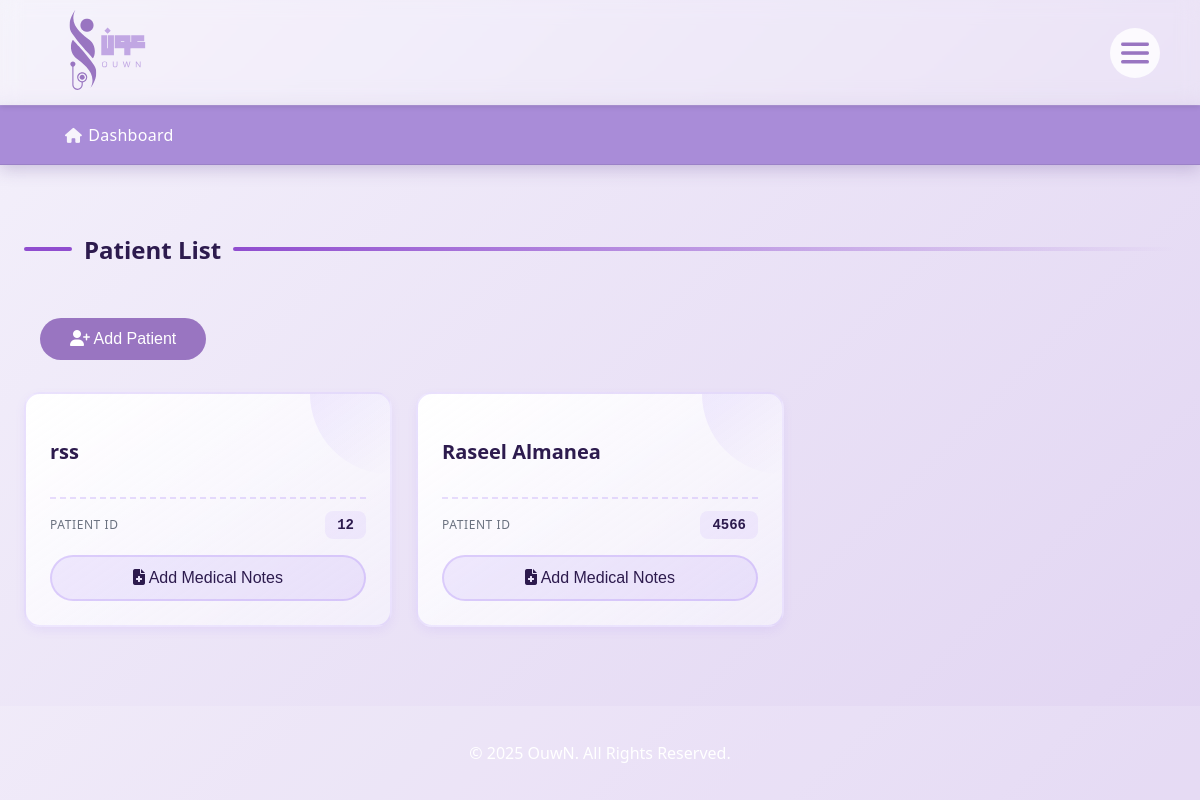
The app's page /dashboard.php (signed in), older data.
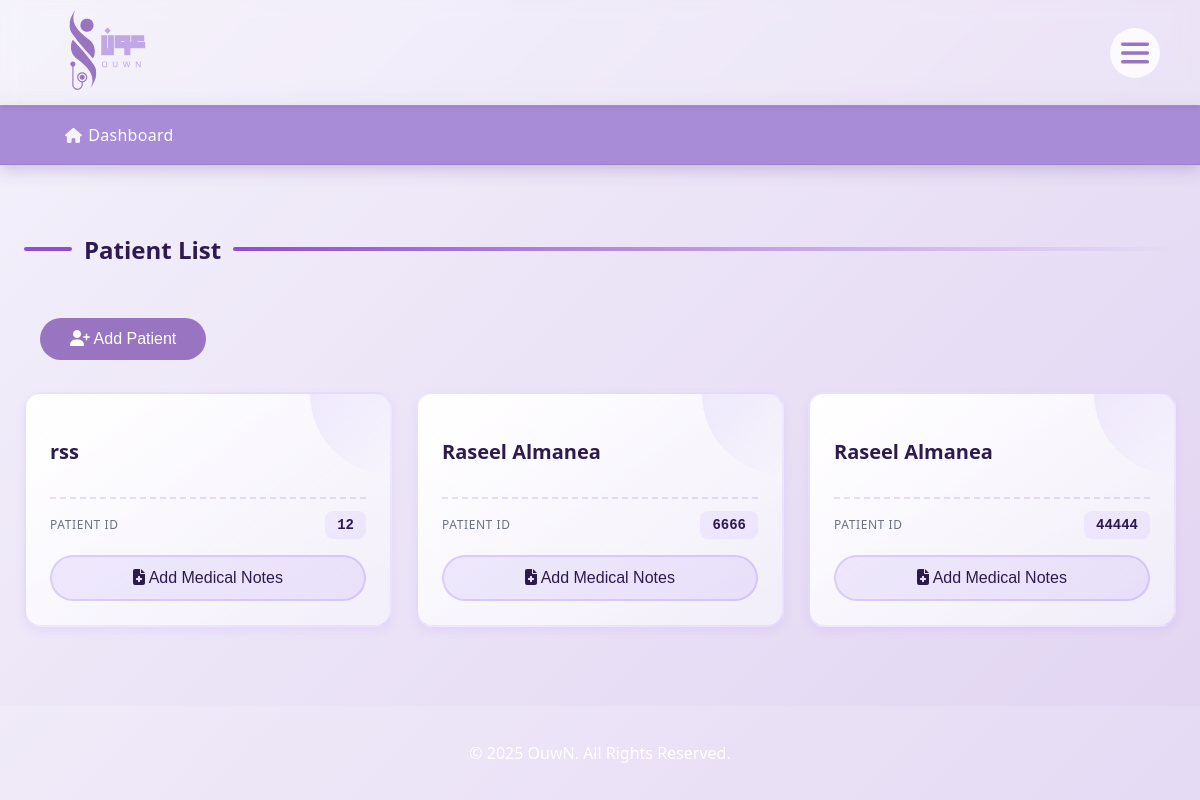
The same page, newer data.
### tables this page shows
CREATE TABLE `Patient` (
  `ID` int NOT NULL,
  `FullName` varchar(255) NOT NULL,
  `Email` varchar(255) NOT NULL,
  `DOB` date NOT NULL,
  `Address` varchar(255) NOT NULL,
  `Phone` int NOT NULL,
  `Gender` varchar(255) NOT NULL,
  `BloodType` varchar(2) NOT NULL,
  `UserID` varchar(255) NOT NULL
);

### dashboard.php (the view, shortened to what this page needs)
<?php
    $DB_HOST = 'localhost';
    $DB_USER = 'root';
    $DB_PASS = 'root';
    $DB_NAME = 'OuwnDB';
    $port    = 8889;
    $mysqli = new mysqli($DB_HOST, $DB_USER, $DB_PASS, $DB_NAME, $port);
    $mysqli->set_charset('utf8mb4');
    $query    = "SELECT ID, FullName FROM Patient";
    $result   = $mysqli->query($query);
    $patients = $result->fetch_all(MYSQLI_ASSOC);
?>
<!DOCTYPE html>
<html lang="en">
    <head>
        <link rel="stylesheet" href="stylee.css">
    </head>
    <body>
        <nav class="ouwn-breadcrumb-bar" role="navigation" aria-label="Breadcrumb">
            <div class="ouwn-crumbs">
                <a class="crumb" href="dashboard.php">
                    <i class="fa-solid fa-house"></i>
                    <span>Dashboard</span>
                </a>
            </div>
        </nav>
        <main class="main-content">
            <div class="container">
                <div class="title-bar">
                    <div class="title-bar-line"></div>
                    <h2 class="section-title">Patient List</h2>
                    <div class="title-bar-line-fade"></div>
                </div>
                <div class="header-buttons">
                    <button class="btn-primary" onclick="location.href='AddPatient.php'">
                        <i class="fa-solid fa-user-plus"></i> Add Patient
                    </button>
                </div>
                <?php if (count($patients) > 0): ?>
                    <div class="patient-grid">
                        <?php foreach ($patients as $p): ?>
                            <div class="patient-card">
                                <div class="card-corner"></div>
                                <div class="card-content">
                                    <h3 class="patient-name"><?= htmlspecialchars($p['FullName']) ?></h3>
                                    <div class="patient-id-row">
                                        <span class="id-label">Patient ID</span>
                                        <span class="patient-id"><?= htmlspecialchars($p['ID']) ?></span>
                                    </div>
                                    <button class="btn-secondary" onclick="location.href='MedicalNotes.php?patient_id=<?= urlencode($p['ID']) ?>'">
                                        <i class="fa-solid fa-file-medical"></i> Add Medical Notes
                                    </button>
                                </div>
                            </div>
                        <?php endforeach; ?>
                    </div>
                <?php else: ?>
                    <p>No patients found.</p>
                <?php endif; ?>
            </div>
        </main>
        <footer>
            <p>&copy; 2025 OuwN. All Rights Reserved.</p>
        </footer>
    </body>
</html>

Row changes from the older to the newer data that the page shows:
removed patient: FullName "Raseel Almanea", ID "4566"
added patient: FullName "Raseel Almanea", ID "6666"
added patient: FullName "Raseel Almanea", ID "44444"
